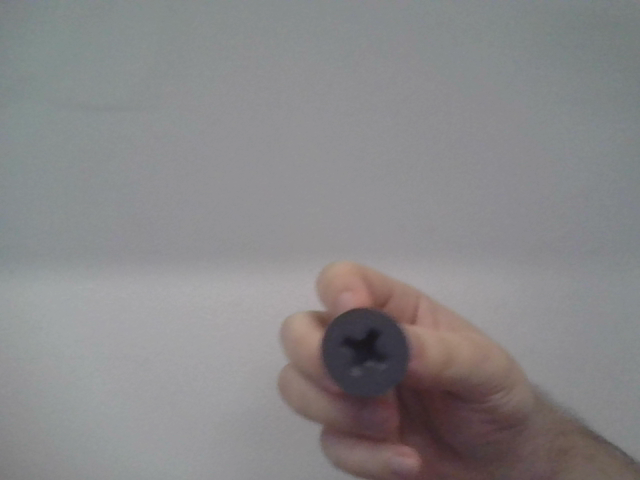
#> input picture Python Scripts/Serial COM - testing/datasets/Validation/screw/frame_0001.png, 640 x 480 px, found by its file name
$ python imageToC.py
#> lines starting #> are read from the running program, lines starting #| are printed output that depends on the picture

import numpy as np
import cv2

def process_image(input_path, output_path, new_size):
    # Load the image
#> called with input_path = 'datasets/Validation/screw/frame_0001.png', output_path = 'output_file.txt', new_size = (48, 32)
    frame = cv2.imread(input_path)
#> frame is the input picture: shape (480, 640, 3); mean B, G, R 136.4, 135.2, 136.7


    # Convert to grayscale if your model expects grayscale inputs
    gray = cv2.cvtColor(frame, cv2.COLOR_BGR2GRAY)
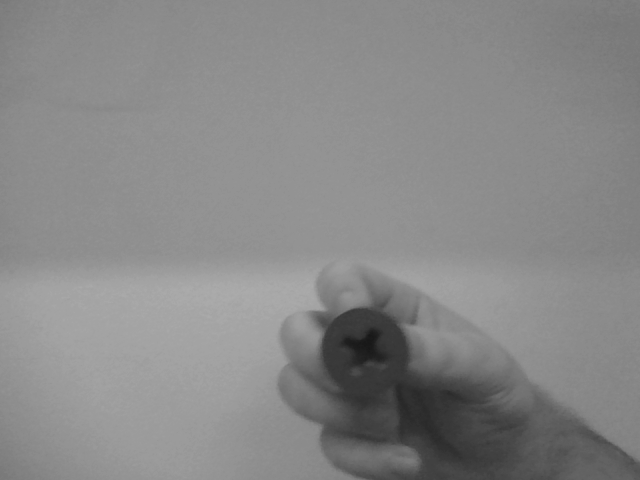
#> gray: shape (480, 640); min 23, max 171, mean 135.8

    # Resize the frame to your model's expected input size
    resized_frame = cv2.resize(gray, (32, 48))
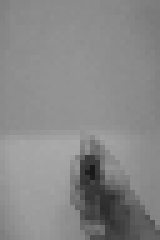
#> resized_frame: shape (48, 32) (shown 5 times larger); min 25, max 169, mean 136

    # Reshape and normalize the image
    img_array = np.expand_dims(resized_frame, axis=0)
    img_array = img_array / 255.0

    #Flatten the array
    img_array = img_array.flatten()
#> img_array = 1536 values, max 0.663 at index 911, min 0.098 at index 1074, mean 0.533

    #save to file
    file = open(output_path, "w")

    file.write("float input["+str(len(img_array))+"] = {")
    for i in range(len(img_array)):
        file.write(str(img_array[i]))
        if i != len(img_array)-1:
            file.write(", ")
    file.write("};\n\n")


# Example usage

imagePath = 'datasets/Validation/screw/frame_0001.png'

process_image(imagePath, 'output_file.txt', (48, 32))  # Adjust new_size as needed

$ run again, with Python Scripts/Serial COM - testing/datasets/Validation/screw/frame_0000.png copied over Python Scripts/Serial COM - testing/datasets/Validation/screw/frame_0001.png
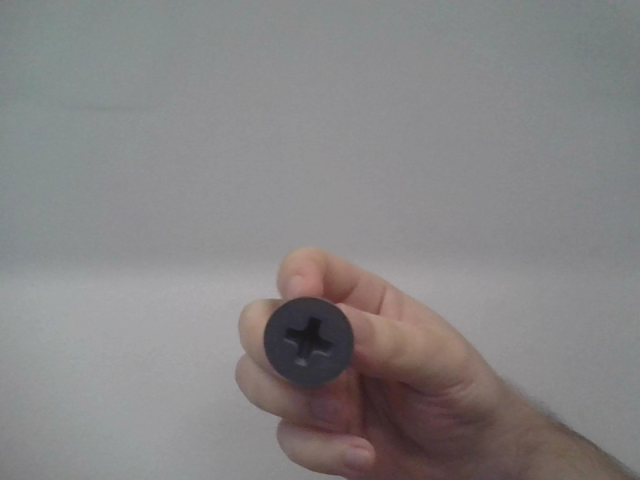
#> input picture Python Scripts/Serial COM - testing/datasets/Validation/screw/frame_0000.png, 640 x 480 px, found by its file name
#> in process_image, frame is the input picture: shape (480, 640, 3); mean B, G, R 132.9, 132.5, 134.9
#> in process_image, `gray = cv2.cvtColor(frame, cv2.COLOR_BGR2GRAY)`:
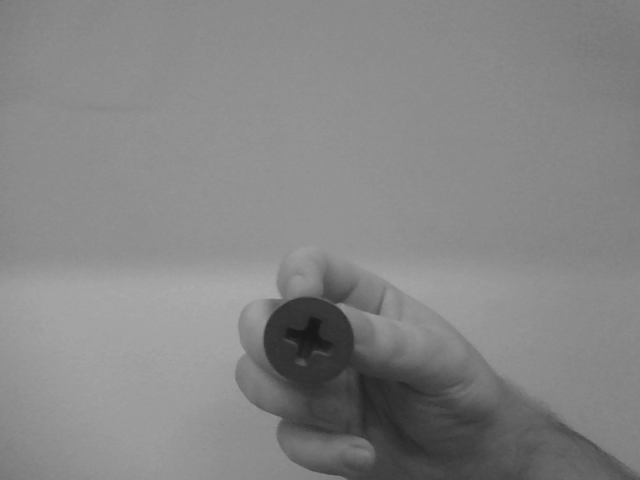
#> gray: shape (480, 640); min 23, max 171, mean 133.3
#> in process_image, `resized_frame = cv2.resize(gray, (32, 48))`:
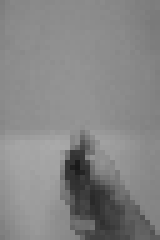
#> resized_frame: shape (48, 32) (shown 5 times larger); min 25, max 169, mean 133.3
#> img_array = 1536 values, max 0.663 at index 938, min 0.098 at index 1071, mean 0.523

$ run again, with Python Scripts/Serial COM - testing/datasets/Validation/screw/frame_0002.png copied over Python Scripts/Serial COM - testing/datasets/Validation/screw/frame_0001.png
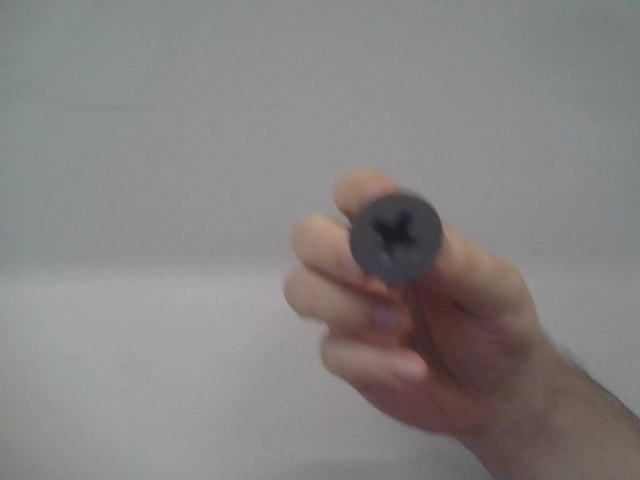
#> input picture Python Scripts/Serial COM - testing/datasets/Validation/screw/frame_0002.png, 640 x 480 px, found by its file name
#> in process_image, frame is the input picture: shape (480, 640, 3); mean B, G, R 130.5, 131.1, 134.3
#> in process_image, `gray = cv2.cvtColor(frame, cv2.COLOR_BGR2GRAY)`:
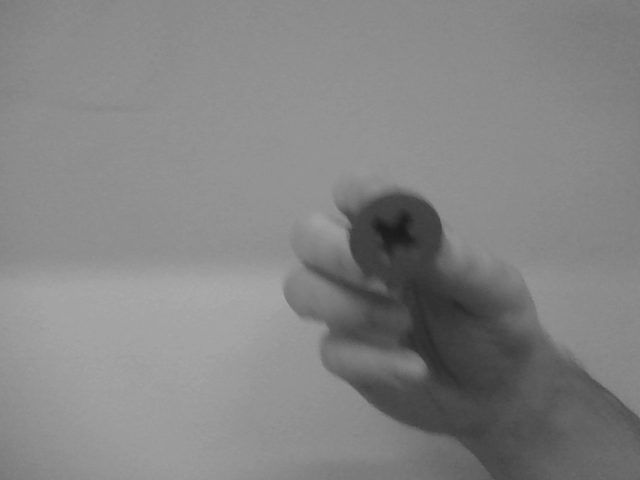
#> gray: shape (480, 640); min 27, max 171, mean 132
#> in process_image, `resized_frame = cv2.resize(gray, (32, 48))`:
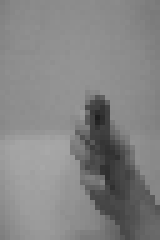
#> resized_frame: shape (48, 32) (shown 5 times larger); min 30, max 168, mean 132.1
#> img_array = 1536 values, max 0.659 at index 969, min 0.118 at index 755, mean 0.518

$ run again, with Python Scripts/Serial COM - testing/datasets/Validation/screw/frame_0003.png copied over Python Scripts/Serial COM - testing/datasets/Validation/screw/frame_0001.png
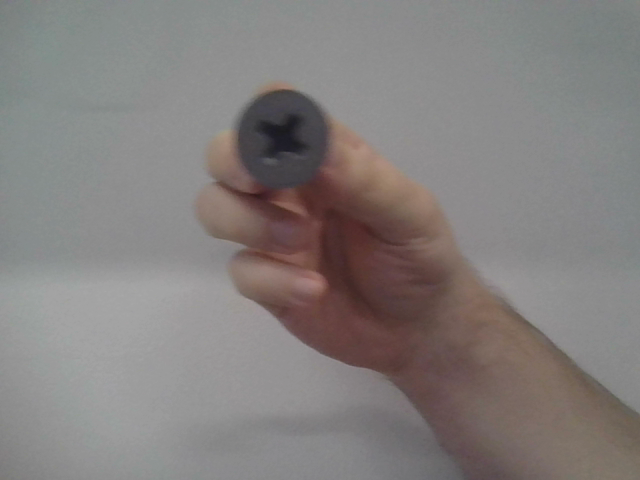
#> input picture Python Scripts/Serial COM - testing/datasets/Validation/screw/frame_0003.png, 640 x 480 px, found by its file name
#> in process_image, frame is the input picture: shape (480, 640, 3); mean B, G, R 125.4, 126.8, 131.6
#> in process_image, `gray = cv2.cvtColor(frame, cv2.COLOR_BGR2GRAY)`:
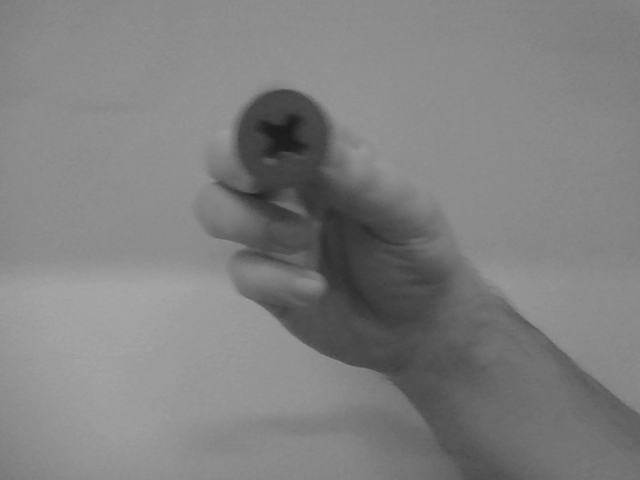
#> gray: shape (480, 640); min 26, max 168, mean 128.1
#> in process_image, `resized_frame = cv2.resize(gray, (32, 48))`:
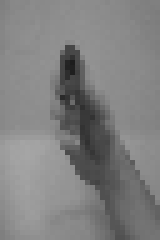
#> resized_frame: shape (48, 32) (shown 5 times larger); min 29, max 165, mean 128.2
#> img_array = 1536 values, max 0.647 at index 933, min 0.114 at index 398, mean 0.503
